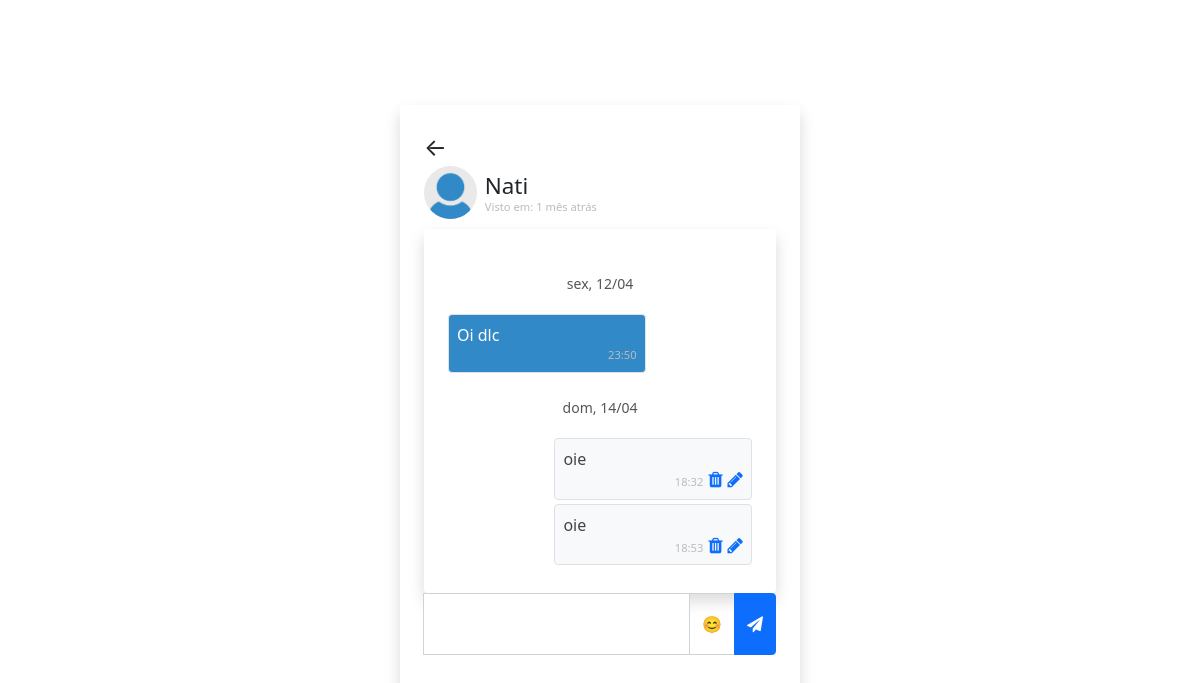
/chat.php?user=nati@gmail.com (signed in), run on an earlier commit of the app's database.
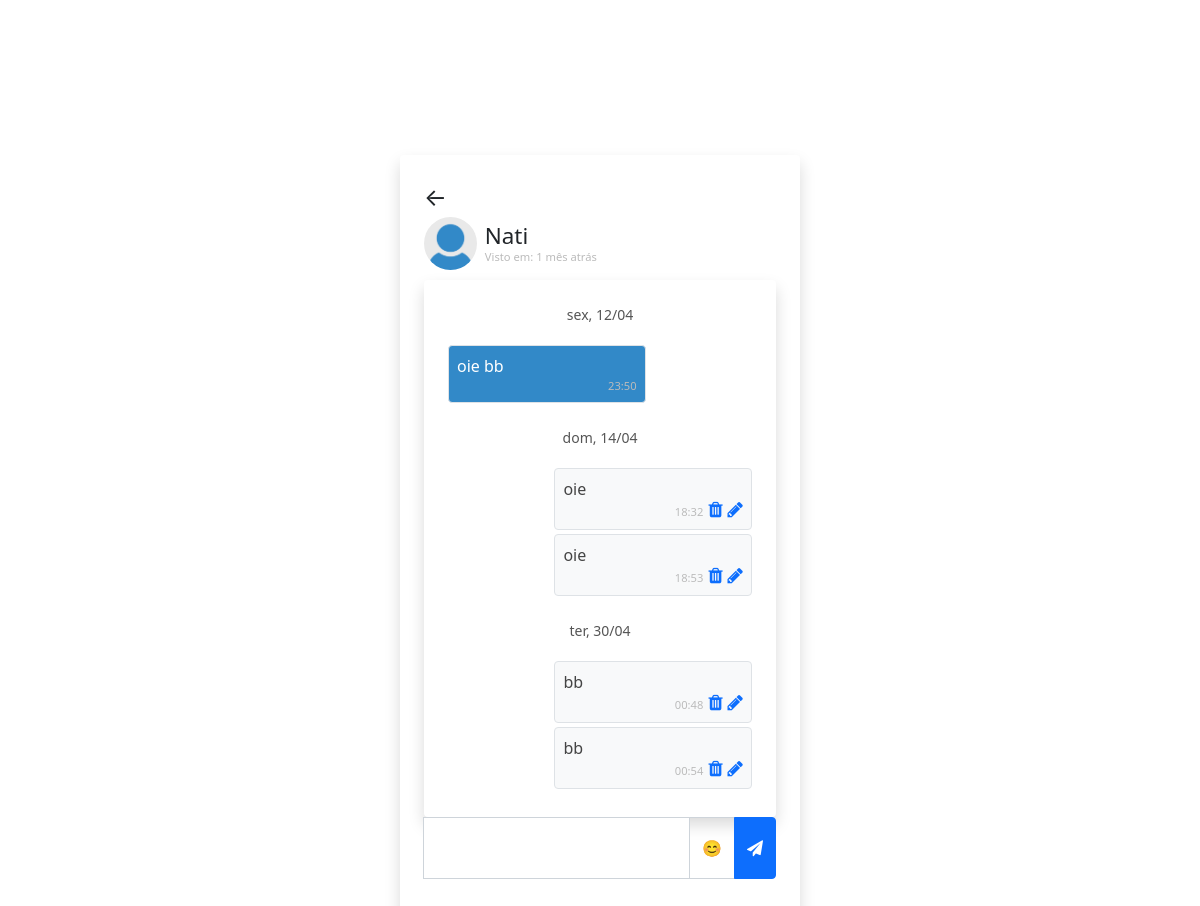
And on a later commit of the database.
### tables this page shows
CREATE TABLE `users` (
  `user_id` int(11) NOT NULL,
  `name` varchar(255) NOT NULL,
  `username` varchar(255) NOT NULL,
  `password` varchar(1000) NOT NULL,
  `p_p` varchar(255) DEFAULT 'user-default.png',
  `visto` timestamp NOT NULL DEFAULT current_timestamp(),
  `hobbies` text DEFAULT NULL,
  `profession` varchar(255) DEFAULT NULL,
  `age` int(11) DEFAULT NULL,
  `biography` text DEFAULT NULL,
  `verificado` tinyint(1) DEFAULT 0
);

CREATE TABLE `chats` (
  `chat_id` int(11) NOT NULL,
  `from_id` int(11) NOT NULL,
  `to_id` int(11) NOT NULL,
  `message` text NOT NULL,
  `is_group_message` tinyint(1) NOT NULL DEFAULT 0,
  `opened` tinyint(1) NOT NULL DEFAULT 0,
  `created_at` datetime NOT NULL DEFAULT current_timestamp()
);

### app/helpers/user.php (called while the page is built)
<?php
function getUser($username, $conn){
   $sql = "SELECT * FROM users
           WHERE username=?";
   $stmt = $conn->prepare($sql);
   $stmt->execute([$username]);
   if ($stmt->rowCount() === 1) {
   	 $user = $stmt->fetch();
   	 return $user;
   }else {
   	$user = [];
   	return $user;
   }
}

### app/helpers/timeAgo.php (called while the page is built, shortened)
<?php
function last_seen($datetime) {
    $timestamp = strtotime($datetime);
    $strTime = array("segundo", "minuto", "hora", "dia", "mês", "ano");
    $length = array("60","60","24","30","12","10");
    $currentTime = time();
    if ($currentTime >= $timestamp) {
        $diff = $currentTime - $timestamp;
        for ($i = 0; $diff >= $length[$i] && $i < count($length)-1; $i++) {
            $diff = $diff / $length[$i];
        }
        $diff = round($diff);
        if ($diff == 0) {
            return 'Ativo Agora';
        } else if ($diff > 1) {
            return $diff . " " . $strTime[$i] . "s atrás";
        } else {
            return $diff . " " . $strTime[$i] . " atrás";
        }
    }
}
?>

### app/helpers/chat.php (called while the page is built)
<?php
function getChats($id_1, $id_2, $conn){
   $sql = "SELECT * FROM chats
           WHERE (from_id=? AND to_id=?)
           OR    (to_id=? AND from_id=?)
           ORDER BY chat_id ASC";
    $stmt = $conn->prepare($sql);
    $stmt->execute([$id_1, $id_2, $id_1, $id_2]);
    if ($stmt->rowCount() > 0) {
    	$chats = $stmt->fetchAll();
    	return $chats;
    }else {
    	$chats = [];
    	return $chats;
    }
}

### chat.php (the view, shortened to what this page needs)
<?php
  if (isset($_SESSION['username'])) {
  	include 'app/db.conn.php';
  	include 'app/helpers/user.php';
  	include 'app/helpers/chat.php';
  	include 'app/helpers/timeAgo.php';
  	$chatWith = getUser($_GET['user'], $conn);
  	$chats = getChats($_SESSION['user_id'], $chatWith['user_id'], $conn);
      function isPrimeiraMensagemDoDia($dataAtual, $ultimaData) {
        return $ultimaData === null || $dataAtual->format('Y-m-d') !== $ultimaData->format('Y-m-d');
    }
    function formatarData($data) {
        $diasDaSemana = [
            'Sun' => 'dom',
            'Mon' => 'seg',
            'Tue' => 'ter',
            'Wed' => 'qua',
            'Thu' => 'qui',
            'Fri' => 'sex',
            'Sat' => 'sab'
        ];
        $diaSemanaIngles = strftime('%a', $data->getTimestamp());
        $diaSemanaPortugues = $diasDaSemana[$diaSemanaIngles] ?? $diaSemanaIngles;
        return $diaSemanaPortugues . strftime(', %d/%m', $data->getTimestamp());
    }
?>
<!DOCTYPE html>
<html lang="pt-br">
<head>
	<link href="https://cdn.jsdelivr.net/npm/bootstrap@5.0.1/dist/css/bootstrap.min.css" rel="stylesheet">
	<link rel="stylesheet"
	      href="css/style.css">
    <link rel="stylesheet" href="https://cdnjs.cloudflare.com/ajax/libs/font-awesome/5.15.1/css/all.min.css">
	<link rel="stylesheet" href="https://cdnjs.cloudflare.com/ajax/libs/font-awesome/4.7.0/css/font-awesome.min.css">
</head>
<body class="d-flex justify-content-center align-items-center vh-100">
    <div class="w-400 shadow p-4 rounded">
        <a href="home.php" class="fs-4 link-dark">←</a>
        <div class="d-flex align-items-center">
    <img src="uploads/perfis/<?=$chatWith['p_p']?>" class="w-15 rounded-circle">
    <h3 class="display-4 fs-sm m-2">
    <?=$chatWith['name']?>
    <br>
        <small class="d-block">
            <?php
            $lastSeenText = last_seen($chatWith['visto']);
            if ($lastSeenText == 'Ativo Agora') {
                echo '<span class="online"></span> Online';
            } else {
                echo 'Visto em: ' . $lastSeenText;
            }
            ?>
        </small>
    </h3>
</div>
        <div class="shadow p-4 rounded d-flex flex-column mt-2 chat-box" id="chatBox">
    <?php
    $ultimaData = null;
    foreach ($chats as $chat) {
        $dataAtual = new DateTime($chat['created_at']);
        $horaMensagem = $dataAtual->format('H:i');
        if (isPrimeiraMensagemDoDia($dataAtual, $ultimaData)) {
            $dataFormatada = formatarData($dataAtual);
            echo '<div class="data-mensagem">' . $dataFormatada . '</div>';
            $ultimaData = $dataAtual;
        }
        echo '<p class="' . ($chat['from_id'] == $_SESSION['user_id'] ? 'rtext align-self-end' : 'ltext') . ' border rounded p-2 mb-1">';
        echo htmlspecialchars($chat['message'], ENT_QUOTES, 'UTF-8');
        if ($chat['from_id'] == $_SESSION['user_id']) {
            echo '<small class="d-block">' . $horaMensagem;
            echo '<span class="azuli message-actions">';
            echo '<i class="fa fa-trash icon" onclick="deleteMessage(' . $chat['chat_id'] . ')" title="Excluir mensagem"></i>';
            echo '<i class="fa fa-pencil icon" onclick="editMessage(' . $chat['chat_id'] . ', \'' . addslashes($chat['message']) . '\')" title="Editar mensagem"></i>';
            echo '</span></small>';
        } else {
            echo '<small class="d-block">' . $horaMensagem . '</small>';
        }
        echo '</p>';
    }
    ?>
</div>
<div class="input-group mb-3">
    <textarea cols="3" id="message" class="form-control"></textarea>
    <button onclick="toggleEmojiMenu()" class="btn btn-outline-secondary">
        😊
    </button>
    <button class="btn btn-primary" id="sendBtn">
        <i class="fa fa-paper-plane"></i>
    </button>
</div>
    </div>
 </body>
 </html>
<?php
  }else{
  	header("Location: index.php");
   	exit;
  }
 ?>

### css/style.css (style rules this page uses)
.vh-100 { min-height: 100vh; }
.w-400 { width: 400px; }
a { text-decoration: none; }
.w-15 { width: 15%; }
.fs-sm { font-size: 1.4rem; }
small { color: #bbb; font-size: 0.7rem; text-align: right; }
.chat-box { overflow-y: auto; overflow-x: hidden; max-height: 50vh; }
.rtext { width: 65%; background: #f8f9fa; color: #444; }
.ltext { width: 65%; background: #3289c8; color: #fff; }
textarea { resize: none; }
.input-group .form-control { border-right: none; }
.btn-primary { border-top-left-radius: 0; border-bottom-left-radius: 0; }
.form-control::placeholder { color: #aaa; }
.input-group .form-control { border-top-right-radius: 0; border-bottom-right-radius: 0; }
.btn-outline-secondary { border-color: #ced4da; border-top-left-radius: 0.25rem; border-bottom-left-radius: 0.25rem; }
.btn-outline-secondary { color: #495057; background-color: transparent; border-color: #ced4da; }
.input-group { position: relative; }

### chat.php (style rules this page uses)
.icon { cursor: pointer; }
.azuli { color: #0d6efd; }
.message-actions i { margin-left: 5px; font-size: 18px; }
.data-mensagem { text-align: center; margin: 20px 0; color: #555; font-size: 14px; }

What changed in the data, as far as the page shows it:
changed chats: message "Oi dlc" → "oie bb"
added chats: dataFormatada "ter, 30/04", message "bb", created_at "00:48"
added chats: message "bb", created_at "00:54"
